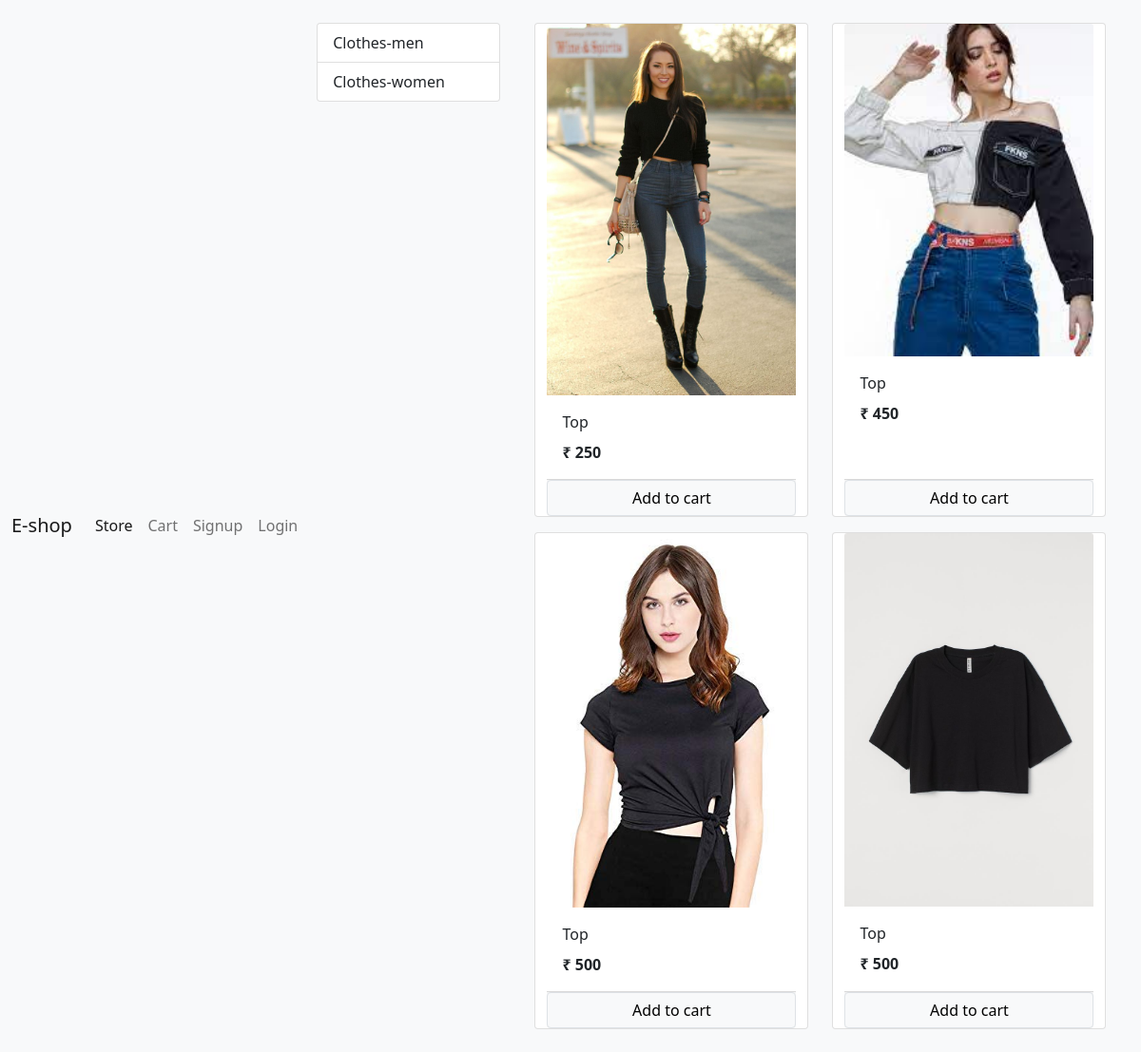
The app's page /?category=2 with its own data.
### store/models/category.py (models this page shows, shortened)
class Category(models.Model):
    name = models.CharField(max_length=50)
    @staticmethod
    def get_all_categories():
        return Category.objects.all()

### store/models/product.py (models this page shows, shortened)
class Product(models.Model):
    name = models.CharField(max_length=50)
    price = models.IntegerField(default=0)
    categories = models.ForeignKey(Category,on_delete=models.CASCADE,default=1)
    description = models.CharField(max_length=200)
    image = models.ImageField(upload_to='uploads/products/')
    @staticmethod
    def get_all_products_by_Categoryid(category_id):
        if category_id:
             return Product.objects.filter(categories = category_id);
        else:
            return Product.get_all_products();

### store/views/home.py (the view, shortened to what this page needs)
# urls.py: path('', Index.as_view() , name='homepage'),
class Index(View):
    def get(self , request):
        cart= request.session.get('cart')
        if not cart:
            request.session['cart']={}
        products = None
        categories = Category.get_all_categories()
        categoryid = request.GET.get('category')
        if categoryid:
            products = Product.get_all_products_by_Categoryid(categoryid);
        else:
            products = Product.get_all_products();
        data = {}
        data['products'] = products
        data['categories'] = categories
        print('you are: ', request.session.get('email'))
        return render(request, 'index.html', data)

### store/templatetags/cart.py (called while the page is built)
@register.filter(name='is_in_cart')
def is_in_cart(product , cart):
    keys = cart.keys()
    for id in keys:
            if int(id) == product.id:
                return True
    return False;

### store/templatetags/custom_filter.py (called while the page is built)
@register.filter(name='currency')
def currency(number):
        return "₹ "+str(number)

### store/templates/index.html (shortened to what this page needs)
{% extends 'base.html' %}
{% block content %}
{% load cart %}
{% load custom_filter %}
  <div class="container-fluid mt-3">
    <div class="row">
        <div class="col-lg-3 mx-auto">
            <div class="list-group">
              {% for category in categories %}
              <a href="/?category={{category.id}}" class="list-group-item list-group-item-action">{{category.name}}</a>
              {% endfor %}
            </div>
        </div>
      <div id='products' class="col-lg-9 mx-auto">
        <div class="row mx-auto">
        {% for product in products %}
        <div class="card mx-auto mb-3" id = {{product.id}} style="width: 18rem;">
          <img class="card-img-top" src="{{product.image.url}}" alt="Card image cap">
               <div class="card-body">
                 <p class="card-title">{{product.name}}</p>
                 <p class="card-text"><b>{{product.price|currency}}</b></p>
               </div>
          <div class ="card-footer p-0">
                        {% if product|is_in_cart:request.session.cart %}
                                <div class="row no-gutters">
                                    <form action="/#{{product.id}}" class="col-2" style="padding-right:80px ;" method="post">
                                        {% csrf_token %}
                                        <input hidden type="text" name="product" value='{{product.id}}'>
                                        <input hidden type="text" name="remove" value='true'>
                                        <input type="submit" value=" - " class="btn btn-block btn-secondary">
                                    </form>
                                    <div class="text-centre col">{{product|cart_quantity:request.session.cart}} in cart</div>
                                    <form action="/#{{product.id}}" class="col-2 " style="margin-right: 20px
" method="post">
                                        {% csrf_token %}
                                        <input hidden type="text" name="product" value='{{product.id}}'>
                                        <input type="submit" value=" + " class="btn btn-block btn-secondary">
                                    </form>
                                </div>
                        {% else %}
                                  <form action="/#{{product.id}}" method="POST" class="btn-block">
                                   <input type="submit" class="float-right btn btn-light border form-control" value="Add to cart">
                                  </form>
                        {% endif %}
          </div>
          </div>
        {% endfor %}
        </div>
      </div>
    </div>
  </div>
{% endblock %}

### records on screen
Category: name "Clothes-men"
Category: name "Clothes-women"
Product: image (picture), name "Top", price "₹ 250"
Product: image (picture), name "Top", price "₹ 450"
Product: image (picture), name "Top", price "₹ 500"
Product: image (picture), name "Top", price "₹ 500"
